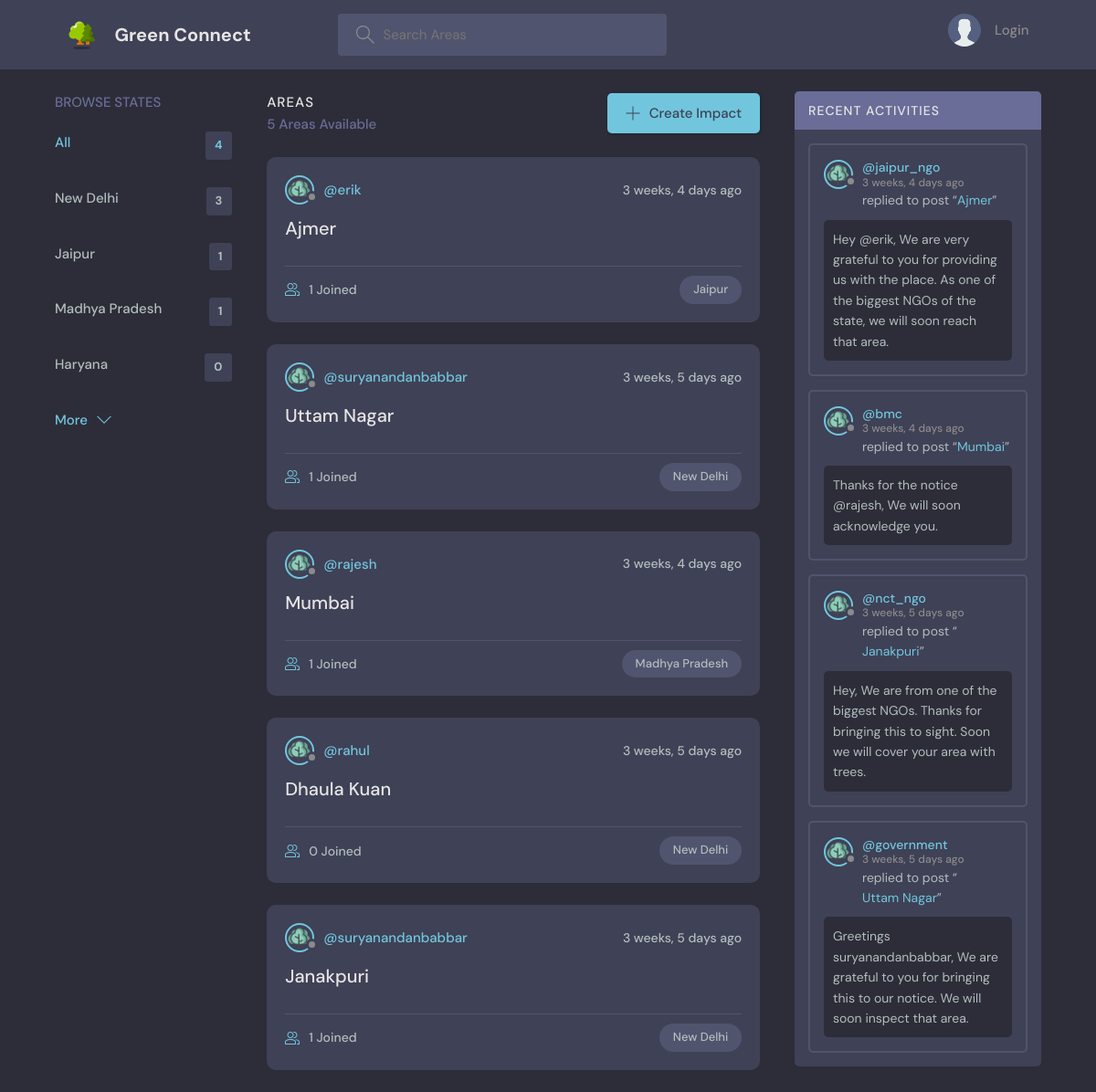
The page / on the database its author committed.
### base/models.py (models this page shows, shortened)
class Topic(models.Model):
    name = models.CharField(max_length = 200)

class Room(models.Model):
    host = models.ForeignKey(User, on_delete=models.CASCADE, null=True)
    topic = models.ForeignKey(Topic, on_delete=models.SET_NULL, null=True)
    name = models.CharField(max_length = 200)
    description = models.TextField(null = True, blank = True) # It can be blank
    participants = models.ManyToManyField(User, related_name='participants', blank=True)
    updated = models.DateTimeField(auto_now = True)
    created = models.DateTimeField(auto_now_add = True)
    class Meta:
        ordering = ['-updated', '-created']
    def __str__(self):
        return self.name

class Message(models.Model):
    user = models.ForeignKey(User, on_delete=models.CASCADE)
    room = models.ForeignKey(Room, on_delete=models.CASCADE)
    body = models.TextField()
    updated = models.DateTimeField(auto_now = True)
    created = models.DateTimeField(auto_now_add = True)
    class Meta:
        ordering = ['-updated', '-created']

### base/views.py (the view)
# urls.py: path('', views.home, name='home'),
def home(request):
    q = request.GET.get('q') if request.GET.get('q') != None else ''
    rooms = Room.objects.filter(
        Q(topic__name__icontains = q) |
        Q(name__icontains = q) |
        Q(description__icontains = q)
    )
    topics = Topic.objects.all()[0:5]
    room_count = rooms.count()
    room_messages = Message.objects.filter(Q(room__topic__name__icontains=q))
    context  = {'rooms': rooms, 'topics': topics, 'room_count':room_count,'room_messages':room_messages}
    return render(request, 'base/home.html', context)

### base/templates/base/home.html (shortened to what this page needs)
{% extends 'main.html' %} {% block content %}
<main class="layout layout--3">
	<div class="container">
		{% include "base/topics_component.html" %}
		<div class="roomList">
			<div class="roomList__header">
				<div>
					<h2>Areas</h2>
					<p>{{room_count}} Areas Available</p>
				</div>
				<a class="btn btn--main" href="{% url 'create-room' %}">
					<svg
						version="1.1"
						xmlns="http://www.w3.org/2000/svg"
						width="32"
						height="32"
						viewBox="0 0 32 32"
					>
						<title>add</title>
						<path
							d="M16.943 0.943h-1.885v14.115h-14.115v1.885h14.115v14.115h1.885v-14.115h14.115v-1.885h-14.115v-14.115z"
						></path>
					</svg>
					Create Impact
				</a>
			</div>
			{% include 'base/feed_component.html' %}
		</div>
		{% include 'base/activity_component.html' %}
	</div>
</main>
{% endblock %}

### base/templates/base/topics_component.html
<div class="topics">
	<div class="topics__header">
		<h2>Browse States</h2>
	</div>
	<ul class="topics__list">
		<li>
			<a href="{% url 'home' %}" class="active"
				>All <span>{{topics.count}}</span></a
			>
		</li>
		{% for topic in topics %}
		<li>
			<a href="{% url 'home' %}?q={{topic.name}}"
				>{{topic.name}} <span>{{topic.room_set.all.count}}</span></a
			>
		</li>
		{% endfor %}
	</ul>
	<a class="btn btn--link" href="{% url 'topics' %}">
		More
		<svg
			version="1.1"
			xmlns="http://www.w3.org/2000/svg"
			width="32"
			height="32"
			viewBox="0 0 32 32"
		>
			<title>chevron-down</title>
			<path d="M16 21l-13-13h-3l16 16 16-16h-3l-13 13z"></path>
		</svg>
	</a>
</div>

### base/templates/base/feed_component.html (shortened to what this page needs)
{% for room in rooms %}
<div class="roomListRoom">
	<div class="roomListRoom__header">
		<a
			href="{% url 'user-profile' room.host.id %}"
			class="roomListRoom__author"
		>
			<div class="avatar avatar--small">
				<img src="../../../static/images/profile_trees.png" alt="" />
			</div>
			<span>@{{room.host.username}}</span>
		</a>
		<div class="roomListRoom__actions">
			<span>{{room.created|timesince}} ago</span>
		</div>
	</div>
	<div class="roomListRoom__content">
		<a href="{% url 'room' room.id %}">{{room.name}}</a>
	</div>
	<div class="roomListRoom__meta">
		<a href="{% url 'room' room.id %}" class="roomListRoom__joined">
			{{room.participants.all.count}} Joined
		</a>
		<p class="roomListRoom__topic">{{room.topic.name}}</p>
	</div>
</div>
{% endfor %}

### base/templates/base/activity_component.html (shortened to what this page needs)
<div class="activities">
	<div class="activities__header">
		<h2>Recent Activities</h2>
	</div>
	{% for message in room_messages %}
	<div class="activities__box">
		<div class="activities__boxHeader roomListRoom__header">
			<a
				href="{% url 'user-profile' message.user.id %}"
				class="roomListRoom__author"
			>
				<div class="avatar avatar--small">
					<img
						src="../../../static/images/profile_trees.png"
						alt=""
					/>
				</div>
				<p>
					@{{message.user}}
					<span>{{message.created|timesince}} ago</span>
				</p>
			</a>
		</div>
		<div class="activities__boxContent">
			<p>
				replied to post “<a href="{% url 'room' message.room.id %}"
					>{{message.room}}</a
				>”
			</p>
			<div class="activities__boxRoomContent">{{message.body}}</div>
		</div>
	</div>
	{% endfor %}
</div>

### rows shown on the page
Topic: name "New Delhi", room_set.all.count "3"
Topic: name "Jaipur", room_set.all.count "1"
Topic: name "Madhya Pradesh", room_set.all.count "1"
Topic: name "Haryana", room_set.all.count "0"
Room: host.username "erik", created "3 weeks, 4 days", name "Ajmer", participants.all.count "1", topic.name "Jaipur"
Room: host.username "suryanandanbabbar", created "3 weeks, 5 days", name "Uttam Nagar", participants.all.count "1", topic.name "New Delhi"
Room: host.username "rajesh", created "3 weeks, 4 days", name "Mumbai", participants.all.count "1", topic.name "Madhya Pradesh"
Room: host.username "rahul", created "3 weeks, 5 days", name "Dhaula Kuan", participants.all.count "0", topic.name "New Delhi"
Room: host.username "suryanandanbabbar", created "3 weeks, 5 days", name "Janakpuri", participants.all.count "1", topic.name "New Delhi"
Message: user "jaipur_ngo", created "3 weeks, 4 days", room "Ajmer", body "Hey @erik, We are very grateful to you for providing us with the place. As one of the biggest NGOs of the state, we will soon reach that area."
Message: user "bmc", created "3 weeks, 4 days", room "Mumbai", body "Thanks for the notice @rajesh, We will soon acknowledge you."
Message: user "nct_ngo", created "3 weeks, 5 days", room "Janakpuri", body "Hey, We are from one of the biggest NGOs. Thanks for bringing this to sight. Soon we will cover your area with trees."
Message: user "government", created "3 weeks, 5 days", room "Uttam Nagar", body "Greetings suryanandanbabbar, We are grateful to you for bringing this to our notice. We will soon inspect that area."

### other values the page prints
{{ topics.count }} "4"
{{ room_count }} "5"
